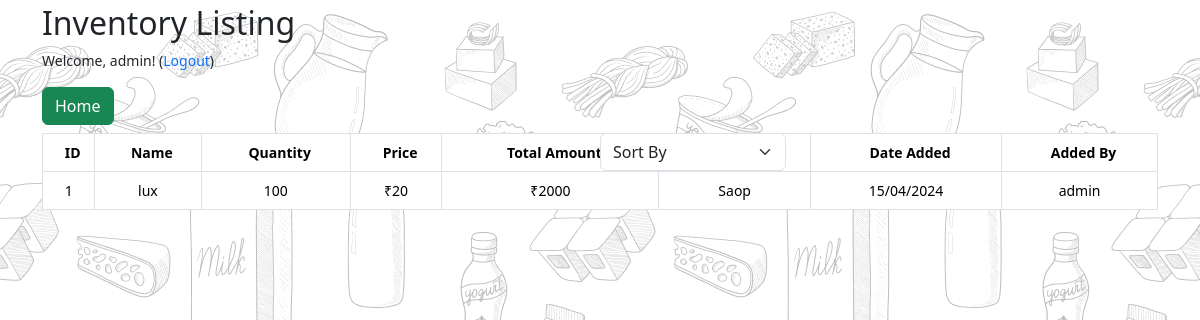
The app's page /Add_history.php?name=lux (signed in) with its own data.
### tables this page shows
CREATE TABLE `products_category` (
  `id` int(11) NOT NULL,
  `category_value` varchar(100) NOT NULL,
  `isActive` tinyint(1) NOT NULL,
  `created_at` timestamp NOT NULL DEFAULT current_timestamp() ON UPDATE current_timestamp()
);

CREATE TABLE `products` (
  `id` int(11) NOT NULL,
  `name` varchar(100) NOT NULL,
  `price` int(50) NOT NULL,
  `quantity` int(50) NOT NULL,
  `category` varchar(100) NOT NULL,
  `category_id` int(50) NOT NULL,
  `date_added` varchar(100) NOT NULL,
  `Add_by` varchar(100) NOT NULL,
  `edit_by` varchar(100) NOT NULL,
  `lastedit_date` varchar(100) NOT NULL
);

### common.php (called while the page is built)
<?php
function convertToIndianDate($date_time_string)
{
    if ($date_time_string == "Not Available") {
        return $date_time_string;
    }
    $timestamp = strtotime($date_time_string);
    $indian_date = date("d/m/Y", $timestamp);
    return $indian_date;
}

### Add_history.php (the view, shortened to what this page needs)
<?php
include('db_connection.php');
include('common.php');
$name = $_GET['name'];
$name = $conn->real_escape_string($name);
$orderBy = "ORDER BY products.id DESC";
$sql = "SELECT * FROM products_category
        INNER JOIN products ON products_category.id = products.category_id
        WHERE products.name = '$name'
        $orderBy";
$result = $conn->query($sql);
?>
<!DOCTYPE html>
<html lang="en">
<head>
    <link rel="stylesheet" href="bootstrap.min.css">
    <link rel="stylesheet" href="font-awesome-all.min.css">
    <link rel="stylesheet" href="dataTables.dataTables.min.css">
</head>
<body>
    <div class="container mt-1">
        <h2>Inventory Listing</h2>
        <p>Welcome, <?php echo $_SESSION['username']; ?>! (<a href="logout.php" style="text-decoration: none;">Logout</a>)</p>
        <div style="display: flex; justify-content:space-between">
            <div class="nav_button">
                <button type="button" class="btn btn-success mb-2">
                    <a href="index.php" style="color: white; text-decoration: none;">Home</a>
                </button>
            </div>
        </div>
        <div class="table-responsive" style="position: relative;">
            <div class="col-md-2  selectshortby" style="position: absolute; margin-left:50%;z-index: 999;">
                <select class="form-select" id="sortSelect" name="sort">
                    <option value="">Sort By</option>
                </select>
            </div>
            <table class="table table-bordered nowrap" id="example1">
                <thead>
                    <tr>
                        <th>ID</th>
                        <th>Name</th>
                        <th>Quantity</th>
                        <th>Price</th>
                        <th>Total Amount</th>
                        <th>Category</th>
                        <th>Date Added</th>
                        <th>Added By</th>
                    </tr>
                </thead>
                <tbody>
                    <?php if ($result->num_rows > 0) : ?>
                        <?php $count = 0; ?>
                        <?php while ($row = $result->fetch_assoc()) : ?>
                            <tr>
                                <td><?= ++$count; ?></td>
                                <td><?= $row['name']; ?></td>
                                <td><?= $row['quantity']; ?></td>
                                <td>₹<?= $row['price'];
                                    ?></td>
                                <td>₹<?= $row['price'] * $row['quantity'];
                                    ?></td>
                                <td><?= $row['category_value']; ?></td>
                                <td><?= convertToIndianDate($row['date_added']);
                                    ?></td>
                                <td><?= $row['Add_by'];
                                    ?></td>
                            </tr>
                        <?php endwhile; ?>
                    <?php else : ?>
                        <tr>
                            <td colspan='8'>No products found</td>
                        </tr>
                    <?php endif; ?>
                </tbody>
            </table>
        </div>
        <br>
    </div>
</body>
</html>

### Add_history.php (style rules this page uses)
body { background-image: url('bg.png'); font-size: 14px; }
.nav_button { display: flex; gap: 20px; justify-content: end; margin-right: 0px; }
.nowrap td { white-space: nowrap; }
table tr th { text-align: center !important; padding-right: 0px !important; }
table tr td { text-align: center !important; }

### records on screen
products_category: products.name "lux", products.quantity "100", products.price "20", products.price+quantity "2000", category_value "Saop", products.date_added "15/04/2024", products.Add_by "admin"

### other values on screen
$_SESSION['username'] "admin"
